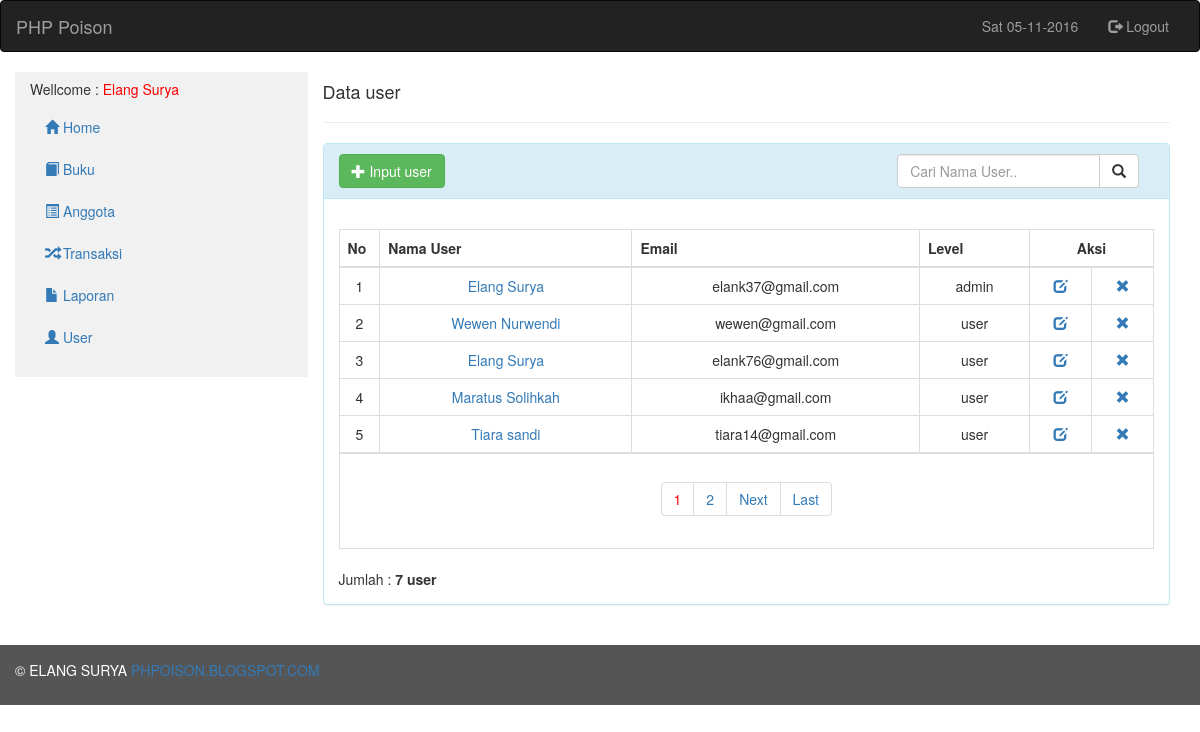
Screenshot of /admin/index.php?page=user (signed in) with the database file from the repository.
### tables this page shows
CREATE TABLE `tbl_user` (
  `id` int(3) NOT NULL,
  `nama` varchar(200) NOT NULL,
  `username` varchar(50) NOT NULL,
  `password` varchar(200) NOT NULL,
  `email` varchar(100) NOT NULL,
  `foto` varchar(50) NOT NULL,
  `level` enum('admin','user') NOT NULL
);

### admin/user_data.php (the view, shortened to what this page needs)
<div class="col-sm-9">
  <h4>Data user</h4>
  <hr>
</div>
<div id="loginbox" style="margin-top: ;" class="mainbox col-md-9">
	<div class="panel panel-info">
		<div class="panel-heading">
			<a  class="btn btn-success" href="?page=user_input"><span class="glyphicon glyphicon-plus"></span> Input user</a>
			<div class="pull-right col-md-4">
				<form action="?page=user_search" method="post">
          <div class="input-group">
				  	<input type="text" name="cari" class="form-control" placeholder="Cari Nama User..">
				    <span class="input-group-btn">
				    <button type="submit" class="btn btn-default" type="button">
				    	<span class="glyphicon glyphicon-search"></span>
				    </button>
				    </span>
				  </div>
				</form>
      </div>
		</div>
		<div style="padding-top: 10px" class="panel-body">
		<br>
			<table class="table table-bordered">
				<thead>
				<tr>
					<th width="5%">No</th>
					<th>Nama User</th>
					<th>Email</th>
					<th>Level</th>
					<th style="text-align: center;" colspan="2">Aksi</th>
				</tr>
				</thead>
				<tbody>
				<?php
				include_once '../inc/class.perpus.php';
				$user = new user;
				$records_per_page=5;
				$query = "SELECT * FROM tbl_user";
				$newquery = $user->paging($query,$records_per_page);
				if (empty($page)) {
					$posisi = 0;
				}else{
					$posisi = ($page - 1) * $records_per_page;
				}
				$no=1+$posisi;
				foreach ($user->showData($newquery) as $value) {
					?>
					<tr style="text-align: center;">
					<td><?php echo $no; ?></td>
					<td><a href="?page=detil-user&id=<?=$value['id']?>"><?=$value['nama']; ?></a></td>
					<td><?=$value['email']; ?></td>
					<td><?=$value['level']?></td>
					<td>
						<a href="?page=user_edit&id=<?=$value['id']?>" title="edit"><span class="glyphicon glyphicon-edit"></span></a>
					</td>
					<td>
						<a href="?page=delete&user_id=<?php print($value['id']) ?>" onclick="return confirm('Anda yakin ingin menghapus data user <?php echo $value['nama']; ?> ?')" title="Hapus"><span class="glyphicon glyphicon-remove"></span></a>
					</td>
					</tr>
					<?php
					$no++;
				}
				?>
				</tbody>
				<tr>
	        <td colspan="7" align="center">
			    <div class="pagination-wrap">
			      <?php $user->paginglink($query,$records_per_page); ?>
			    </div>
		  	  </td>
		    </tr>
			</table>
			Jumlah : <b><?php $user->jumlah($query); ?> user</b>
		</div>
	</div>
</div>

### rows the page displays
tbl_user: nama "Elang Surya", email "elank37@gmail.com", level "admin"
tbl_user: nama "Wewen Nurwendi", email "wewen@gmail.com", level "user"
tbl_user: nama "Elang Surya", email "elank76@gmail.com", level "user"
tbl_user: nama "Maratus Solihkah", email "ikhaa@gmail.com", level "user"
tbl_user: nama "Tiara sandi", email "tiara14@gmail.com", level "user"

### other values shown
date('D'.' '.'d-m-Y') "Sat 05-11-2016"
$_SESSION['nama'] "Elang Surya"
$row "7"
